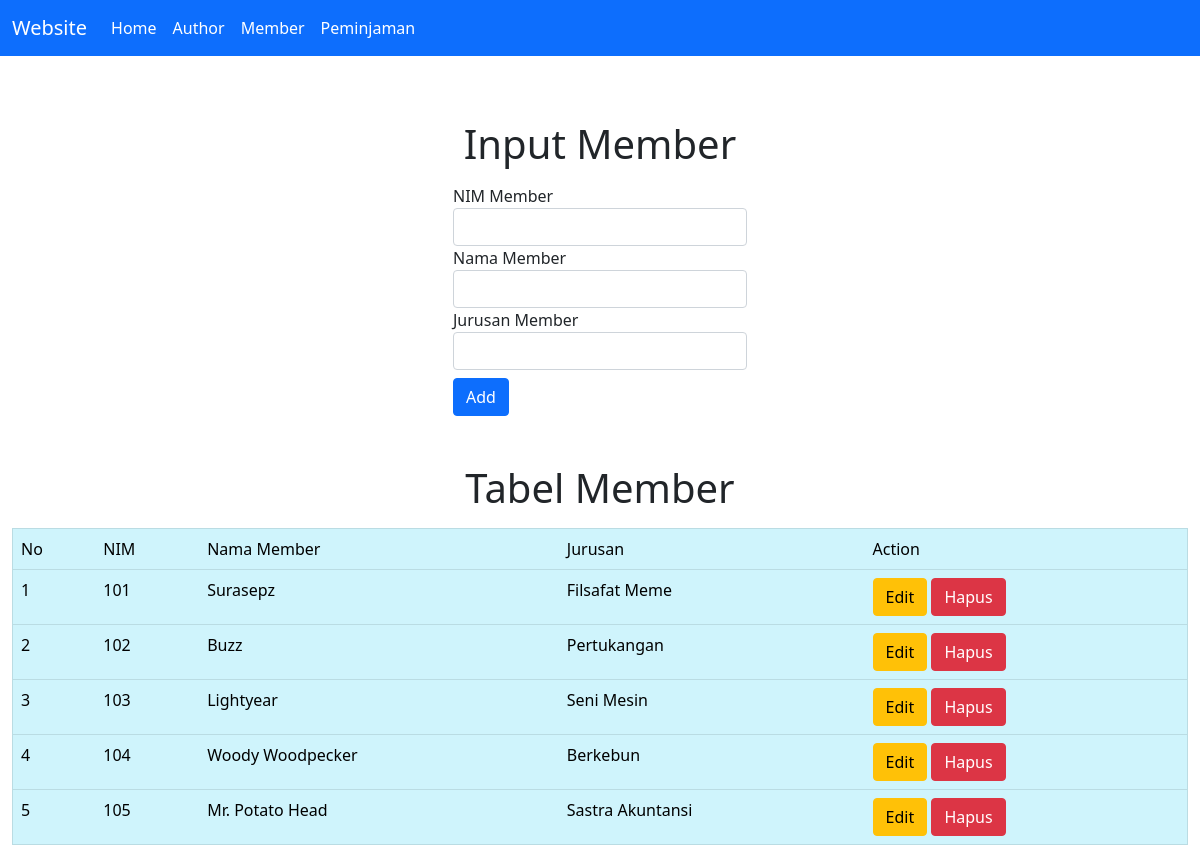
The page /member.php on the database its author committed.
### tables this page shows
CREATE TABLE `member` (
  `nim` varchar(50) NOT NULL,
  `nama` varchar(100) NOT NULL,
  `jurusan` varchar(100) NOT NULL
);

### conf.php (called while the page is built)
<?php
$db_host = "localhost";
$db_user = "root";
$db_pass = "";
$db_name = "db_lp11_dpbo";
?>

### includes/DB.class.php (called while the page is built, shortened)
<?php
class DB
{
    var $db_host = "";
    var $db_user = "";
    var $db_pass = "";
    var $db_name = "";
    var $db_link = "";
    var $result = 0;
    function DB($db_host = '', $db_user = '', $db_pass = '', $db_name = '')
    {
        $this->db_host = $db_host;
        $this->db_user = $db_user;
        $this->db_pass = $db_pass;
        $this->db_name = $db_name;
    }
    function open()
    {
        $this->db_link = mysqli_connect($this->db_host, $this->db_user, $this->db_pass, $this->db_name);
    }
    function execute($query = "")
    {
        $this->result = mysqli_query($this->db_link, $query);
        return $this->result;
    }
    function getResult()
    {
        return mysqli_fetch_array($this->result);
    }
}
?>

### includes/Member.class.php (called while the page is built, shortened)
<?php
class Member extends DB
{
    function getMember()
    {
        $query = "SELECT * FROM member";
        return $this->execute($query);
    }
}

### member.php (the view, shortened to what this page needs)
<?php
include("conf.php");
include("includes/DB.class.php");
include("includes/Member.class.php");
$member = new Member($db_host, $db_user, $db_pass, $db_name);
$member->open();
$member->getMember();
$data = null;
$no = 1;
while (list($nim, $nama, $jurusan) = $member->getResult()) {
    $data .= "<tr>
                <td>" . $no++ . "</td>
                <td>" . $nim . "</td>
                <td>" . $nama . "</td>
                <td>" . $jurusan . "</td>
                <td>
                <a href='member.php?id_edit=" . $nim .  "' class='btn btn-warning''>Edit</a>
                <a href='member.php?id_hapus=" . $nim . "' class='btn btn-danger''>Hapus</a>
                </td>
                </tr>";
}

### rows shown on the page
member: nim "101", nama "Surasepz", jurusan "Filsafat Meme"
member: nim "102", nama "Buzz", jurusan "Pertukangan"
member: nim "103", nama "Lightyear", jurusan "Seni Mesin"
member: nim "104", nama "Woody Woodpecker", jurusan "Berkebun"
member: nim "105", nama "Mr. Potato Head", jurusan "Sastra Akuntansi"
